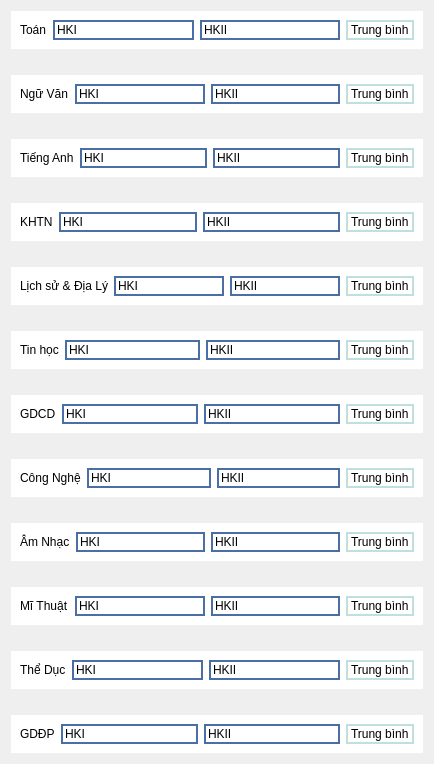
            <widget class="QWidget" name="subject_list_allyear" native="true">
             <property name="styleSheet">
              <string notr="true"/>
             </property>
             <layout class="QVBoxLayout" name="verticalLayout_17">
              <item>
               <widget class="QWidget" name="widget_64" native="true">
                <property name="styleSheet">
                 <string notr="true">background-color: rgb(255, 255, 255);</string>
                </property>
                <layout class="QHBoxLayout" name="horizontalLayout_56">
                 <item>
                  <widget class="QLabel" name="label_111">
                   <property name="text">
                    <string>Toán</string>
                   </property>
                  </widget>
                 </item>
                 <item>
                  <widget class="QLineEdit" name="lineEdit_292">
                   <property name="styleSheet">
                    <string notr="true">border: 2px solid #4A6FA5;</string>
                   </property>
                   <property name="text">
                    <string>HKI</string>
                   </property>
                  </widget>
                 </item>
                 <item>
                  <widget class="QLineEdit" name="lineEdit_293">
                   <property name="styleSheet">
                    <string notr="true">border: 2px solid #4A6FA5;</string>
                   </property>
                   <property name="text">
                    <string>HKII</string>
                   </property>
                  </widget>
                 </item>
                 <item>
                  <widget class="QLabel" name="label_112">
                   <property name="styleSheet">
                    <string notr="true">border: 2px solid #C0E0E0;</string>
                   </property>
                   <property name="text">
                    <string>Trung bình</string>
                   </property>
                  </widget>
                 </item>
                </layout>
               </widget>
              </item>
              <item>
               <spacer name="horizontalSpacer_75">
                <property name="orientation">
                 <enum>Qt::Horizontal</enum>
                </property>
                <property name="sizeHint" stdset="0">
                 <size>
                  <width>40</width>
                  <height>20</height>
                 </size>
                </property>
               </spacer>
              </item>
              <item>
               <widget class="QWidget" name="widget_65" native="true">
                <property name="styleSheet">
                 <string notr="true">background-color: rgb(255, 255, 255);</string>
                </property>
                <layout class="QHBoxLayout" name="horizontalLayout_57">
                 <item>
                  <widget class="QLabel" name="label_113">
                   <property name="text">
                    <string>Ngữ Văn</string>
                   </property>
                  </widget>
                 </item>
                 <item>
                  <widget class="QLineEdit" name="lineEdit_294">
                   <property name="styleSheet">
                    <string notr="true">border: 2px solid #4A6FA5;</string>
                   </property>
                   <property name="text">
                    <string>HKI</string>
                   </property>
                  </widget>
                 </item>
                 <item>
                  <widget class="QLineEdit" name="lineEdit_295">
                   <property name="styleSheet">
                    <string notr="true">border: 2px solid #4A6FA5;</string>
                   </property>
                   <property name="text">
                    <string>HKII</string>
                   </property>
                  </widget>
                 </item>
                 <item>
                  <widget class="QLabel" name="label_114">
                   <property name="styleSheet">
                    <string notr="true">border: 2px solid #C0E0E0;</string>
                   </property>
                   <property name="text">
                    <string>Trung bình</string>
                   </property>
                  </widget>
                 </item>
                </layout>
               </widget>
              </item>
              <item>
               <spacer name="horizontalSpacer_76">
                <property name="orientation">
                 <enum>Qt::Horizontal</enum>
                </property>
                <property name="sizeHint" stdset="0">
                 <size>
                  <width>40</width>
                  <height>20</height>
                 </size>
                </property>
               </spacer>
              </item>
              <item>
               <widget class="QWidget" name="widget_66" native="true">
                <property name="styleSheet">
                 <string notr="true">background-color: rgb(255, 255, 255);</string>
                </property>
                <layout class="QHBoxLayout" name="horizontalLayout_58">
                 <item>
                  <widget class="QLabel" name="label_115">
                   <property name="text">
                    <string>Tiếng Anh</string>
                   </property>
                  </widget>
                 </item>
                 <item>
                  <widget class="QLineEdit" name="lineEdit_296">
                   <property name="styleSheet">
                    <string notr="true">border: 2px solid #4A6FA5;</string>
                   </property>
                   <property name="text">
                    <string>HKI</string>
                   </property>
                  </widget>
                 </item>
                 <item>
                  <widget class="QLineEdit" name="lineEdit_297">
                   <property name="styleSheet">
                    <string notr="true">border: 2px solid #4A6FA5;</string>
                   </property>
                   <property name="text">
                    <string>HKII</string>
                   </property>
                  </widget>
                 </item>
                 <item>
                  <widget class="QLabel" name="label_116">
                   <property name="styleSheet">
                    <string notr="true">border: 2px solid #C0E0E0;</string>
                   </property>
                   <property name="text">
                    <string>Trung bình</string>
                   </property>
                  </widget>
                 </item>
                </layout>
               </widget>
              </item>
              <item>
               <spacer name="horizontalSpacer_77">
                <property name="orientation">
                 <enum>Qt::Horizontal</enum>
                </property>
                <property name="sizeHint" stdset="0">
                 <size>
                  <width>40</width>
                  <height>20</height>
                 </size>
                </property>
               </spacer>
              </item>
              <item>
               <widget class="QWidget" name="widget_67" native="true">
                <property name="styleSheet">
                 <string notr="true">background-color: rgb(255, 255, 255);</string>
                </property>
                <layout class="QHBoxLayout" name="horizontalLayout_59">
                 <item>
                  <widget class="QLabel" name="label_117">
                   <property name="text">
                    <string>KHTN</string>
                   </property>
                  </widget>
                 </item>
                 <item>
                  <widget class="QLineEdit" name="lineEdit_298">
                   <property name="styleSheet">
                    <string notr="true">border: 2px solid #4A6FA5;</string>
                   </property>
                   <property name="text">
                    <string>HKI</string>
                   </property>
                  </widget>
                 </item>
                 <item>
                  <widget class="QLineEdit" name="lineEdit_299">
                   <property name="styleSheet">
                    <string notr="true">border: 2px solid #4A6FA5;</string>
                   </property>
                   <property name="text">
                    <string>HKII</string>
                   </property>
                  </widget>
                 </item>
                 <item>
                  <widget class="QLabel" name="label_118">
                   <property name="styleSheet">
                    <string notr="true">border: 2px solid #C0E0E0;</string>
                   </property>
                   <property name="text">
                    <string>Trung bình</string>
                   </property>
                  </widget>
                 </item>
                </layout>
               </widget>
              </item>
              <item>
               <spacer name="horizontalSpacer_78">
                <property name="orientation">
                 <enum>Qt::Horizontal</enum>
                </property>
                <property name="sizeHint" stdset="0">
                 <size>
                  <width>40</width>
                  <height>20</height>
                 </size>
                </property>
               </spacer>
              </item>
              <item>
               <widget class="QWidget" name="widget_68" native="true">
                <property name="styleSheet">
                 <string notr="true">background-color: rgb(255, 255, 255);</string>
                </property>
                <layout class="QHBoxLayout" name="horizontalLayout_60">
                 <item>
                  <widget class="QLabel" name="label_119">
                   <property name="text">
                    <string>Lịch sử &amp; Địa Lý</string>
                   </property>
                  </widget>
                 </item>
                 <item>
                  <widget class="QLineEdit" name="lineEdit_300">
                   <property name="styleSheet">
                    <string notr="true">border: 2px solid #4A6FA5;</string>
                   </property>
                   <property name="text">
                    <string>HKI</string>
                   </property>
                  </widget>
                 </item>
                 <item>
                  <widget class="QLineEdit" name="lineEdit_301">
                   <property name="styleSheet">
                    <string notr="true">border: 2px solid #4A6FA5;</string>
                   </property>
                   <property name="text">
                    <string>HKII</string>
                   </property>
                  </widget>
                 </item>
                 <item>
                  <widget class="QLabel" name="label_120">
                   <property name="styleSheet">
                    <string notr="true">border: 2px solid #C0E0E0;</string>
                   </property>
                   <property name="text">
                    <string>Trung bình</string>
                   </property>
                  </widget>
                 </item>
                </layout>
               </widget>
              </item>
              <item>
               <spacer name="horizontalSpacer_79">
                <property name="orientation">
                 <enum>Qt::Horizontal</enum>
                </property>
                <property name="sizeHint" stdset="0">
                 <size>
                  <width>40</width>
                  <height>20</height>
                 </size>
                </property>
               </spacer>
              </item>
              <item>
               <widget class="QWidget" name="widget_69" native="true">
                <property name="styleSheet">
                 <string notr="true">background-color: rgb(255, 255, 255);</string>
                </property>
                <layout class="QHBoxLayout" name="horizontalLayout_61">
                 <item>
                  <widget class="QLabel" name="label_121">
                   <property name="text">
                    <string>Tin học</string>
                   </property>
                  </widget>
                 </item>
                 <item>
                  <widget class="QLineEdit" name="lineEdit_302">
                   <property name="styleSheet">
                    <string notr="true">border: 2px solid #4A6FA5;</string>
                   </property>
                   <property name="text">
                    <string>HKI</string>
                   </property>
                  </widget>
                 </item>
                 <item>
                  <widget class="QLineEdit" name="lineEdit_303">
                   <property name="styleSheet">
                    <string notr="true">border: 2px solid #4A6FA5;</string>
                   </property>
                   <property name="text">
                    <string>HKII</string>
                   </property>
                  </widget>
                 </item>
                 <item>
                  <widget class="QLabel" name="label_122">
                   <property name="styleSheet">
                    <string notr="true">border: 2px solid #C0E0E0;</string>
                   </property>
                   <property name="text">
                    <string>Trung bình</string>
                   </property>
                  </widget>
                 </item>
                </layout>
               </widget>
              </item>
              <item>
               <spacer name="horizontalSpacer_80">
                <property name="orientation">
                 <enum>Qt::Horizontal</enum>
                </property>
                <property name="sizeHint" stdset="0">
                 <size>
                  <width>40</width>
                  <height>20</height>
                 </size>
                </property>
               </spacer>
              </item>
              <item>
               <widget class="QWidget" name="widget_70" native="true">
                <property name="styleSheet">
                 <string notr="true">background-color: rgb(255, 255, 255);</string>
                </property>
                <layout class="QHBoxLayout" name="horizontalLayout_62">
                 <item>
                  <widget class="QLabel" name="label_123">
                   <property name="text">
                    <string>GDCD</string>
                   </property>
                  </widget>
                 </item>
                 <item>
                  <widget class="QLineEdit" name="lineEdit_304">
                   <property name="styleSheet">
                    <string notr="true">border: 2px solid #4A6FA5;</string>
                   </property>
                   <property name="text">
                    <string>HKI</string>
                   </property>
                  </widget>
                 </item>
                 <item>
                  <widget class="QLineEdit" name="lineEdit_305">
                   <property name="styleSheet">
                    <string notr="true">border: 2px solid #4A6FA5;</string>
                   </property>
                   <property name="text">
                    <string>HKII</string>
                   </property>
                  </widget>
                 </item>
                 <item>
                  <widget class="QLabel" name="label_124">
                   <property name="styleSheet">
                    <string notr="true">border: 2px solid #C0E0E0;</string>
                   </property>
                   <property name="text">
                    <string>Trung bình</string>
                   </property>
                  </widget>
                 </item>
                </layout>
               </widget>
              </item>
              <item>
               <spacer name="horizontalSpacer_81">
                <property name="orientation">
                 <enum>Qt::Horizontal</enum>
                </property>
                <property name="sizeHint" stdset="0">
                 <size>
                  <width>40</width>
                  <height>20</height>
                 </size>
                </property>
               </spacer>
              </item>
              <item>
               <widget class="QWidget" name="widget_71" native="true">
                <property name="styleSheet">
                 <string notr="true">background-color: rgb(255, 255, 255);</string>
                </property>
                <layout class="QHBoxLayout" name="horizontalLayout_63">
                 <item>
                  <widget class="QLabel" name="label_125">
                   <property name="text">
                    <string>Công Nghệ</string>
                   </property>
                  </widget>
                 </item>
                 <item>
                  <widget class="QLineEdit" name="lineEdit_306">
                   <property name="styleSheet">
                    <string notr="true">border: 2px solid #4A6FA5;</string>
                   </property>
                   <property name="text">
                    <string>HKI</string>
                   </property>
                  </widget>
                 </item>
                 <item>
                  <widget class="QLineEdit" name="lineEdit_307">
                   <property name="styleSheet">
                    <string notr="true">border: 2px solid #4A6FA5;</string>
                   </property>
                   <property name="text">
                    <string>HKII</string>
                   </property>
                  </widget>
                 </item>
                 <item>
                  <widget class="QLabel" name="label_126">
                   <property name="styleSheet">
                    <string notr="true">border: 2px solid #C0E0E0;</string>
                   </property>
                   <property name="text">
                    <string>Trung bình</string>
                   </property>
                  </widget>
                 </item>
                </layout>
               </widget>
              </item>
              <item>
               <spacer name="horizontalSpacer_82">
                <property name="orientation">
                 <enum>Qt::Horizontal</enum>
                </property>
                <property name="sizeHint" stdset="0">
                 <size>
                  <width>40</width>
                  <height>20</height>
                 </size>
                </property>
               </spacer>
              </item>
              <item>
               <widget class="QWidget" name="widget_72" native="true">
                <property name="styleSheet">
                 <string notr="true">background-color: rgb(255, 255, 255);</string>
                </property>
                <layout class="QHBoxLayout" name="horizontalLayout_64">
                 <item>
                  <widget class="QLabel" name="label_127">
                   <property name="text">
                    <string>Âm Nhạc</string>
                   </property>
                  </widget>
                 </item>
                 <item>
                  <widget class="QLineEdit" name="lineEdit_308">
                   <property name="styleSheet">
                    <string notr="true">border: 2px solid #4A6FA5;</string>
                   </property>
                   <property name="text">
                    <string>HKI</string>
                   </property>
                  </widget>
                 </item>
                 <item>
                  <widget class="QLineEdit" name="lineEdit_309">
                   <property name="styleSheet">
                    <string notr="true">border: 2px solid #4A6FA5;</string>
                   </property>
                   <property name="text">
                    <string>HKII</string>
                   </property>
                  </widget>
                 </item>
                 <item>
                  <widget class="QLabel" name="label_128">
                   <property name="styleSheet">
                    <string notr="true">border: 2px solid #C0E0E0;</string>
                   </property>
                   <property name="text">
                    <string>Trung bình</string>
                   </property>
                  </widget>
                 </item>
                </layout>
               </widget>
              </item>
              <item>
               <spacer name="horizontalSpacer_83">
                <property name="orientation">
                 <enum>Qt::Horizontal</enum>
                </property>
                <property name="sizeHint" stdset="0">
                 <size>
                  <width>40</width>
                  <height>20</height>
                 </size>
                </property>
               </spacer>
              </item>
              <item>
               <widget class="QWidget" name="widget_73" native="true">
                <property name="styleSheet">
                 <string notr="true">background-color: rgb(255, 255, 255);</string>
                </property>
                <layout class="QHBoxLayout" name="horizontalLayout_65">
                 <item>
                  <widget class="QLabel" name="label_129">
                   <property name="text">
                    <string>Mĩ Thuật</string>
                   </property>
                  </widget>
                 </item>
                 <item>
                  <widget class="QLineEdit" name="lineEdit_310">
                   <property name="styleSheet">
                    <string notr="true">border: 2px solid #4A6FA5;</string>
                   </property>
                   <property name="text">
                    <string>HKI</string>
                   </property>
                  </widget>
                 </item>
                 <item>
                  <widget class="QLineEdit" name="lineEdit_311">
                   <property name="styleSheet">
                    <string notr="true">border: 2px solid #4A6FA5;</string>
                   </property>
                   <property name="text">
                    <string>HKII</string>
                   </property>
                  </widget>
                 </item>
                 <item>
                  <widget class="QLabel" name="label_130">
                   <property name="styleSheet">
                    <string notr="true">border: 2px solid #C0E0E0;</string>
                   </property>
                   <property name="text">
                    <string>Trung bình</string>
                   </property>
                  </widget>
                 </item>
                </layout>
               </widget>
              </item>
              <item>
               <spacer name="horizontalSpacer_84">
                <property name="orientation">
                 <enum>Qt::Horizontal</enum>
                </property>
                <property name="sizeHint" stdset="0">
                 <size>
                  <width>40</width>
                  <height>20</height>
                 </size>
                </property>
               </spacer>
              </item>
              <item>
               <widget class="QWidget" name="widget_74" native="true">
                <property name="styleSheet">
                 <string notr="true">background-color: rgb(255, 255, 255);</string>
                </property>
                <layout class="QHBoxLayout" name="horizontalLayout_66">
                 <item>
                  <widget class="QLabel" name="label_131">
                   <property name="text">
                    <string>Thể Dục</string>
                   </property>
                  </widget>
                 </item>
                 <item>
                  <widget class="QLineEdit" name="lineEdit_312">
                   <property name="styleSheet">
                    <string notr="true">border: 2px solid #4A6FA5;</string>
                   </property>
                   <property name="text">
                    <string>HKI</string>
                   </property>
                  </widget>
                 </item>
                 <item>
                  <widget class="QLineEdit" name="lineEdit_313">
                   <property name="styleSheet">
                    <string notr="true">border: 2px solid #4A6FA5;</string>
                   </property>
                   <property name="text">
                    <string>HKII</string>
                   </property>
                  </widget>
                 </item>
                 <item>
                  <widget class="QLabel" name="label_132">
                   <property name="styleSheet">
                    <string notr="true">border: 2px solid #C0E0E0;</string>
                   </property>
                   <property name="text">
                    <string>Trung bình</string>
                   </property>
                  </widget>
                 </item>
                </layout>
               </widget>
              </item>
              <item>
               <spacer name="horizontalSpacer_85">
                <property name="orientation">
                 <enum>Qt::Horizontal</enum>
                </property>
                <property name="sizeHint" stdset="0">
                 <size>
                  <width>40</width>
                  <height>20</height>
                 </size>
                </property>
               </spacer>
              </item>
              <item>
               <widget class="QWidget" name="widget_75" native="true">
                <property name="styleSheet">
                 <string notr="true">background-color: rgb(255, 255, 255);</string>
                </property>
                <layout class="QHBoxLayout" name="horizontalLayout_67">
                 <item>
                  <widget class="QLabel" name="label_133">
                   <property name="text">
                    <string>GDĐP</string>
                   </property>
                  </widget>
                 </item>
                 <item>
                  <widget class="QLineEdit" name="lineEdit_314">
                   <property name="styleSheet">
                    <string notr="true">border: 2px solid #4A6FA5;</string>
                   </property>
                   <property name="text">
                    <string>HKI</string>
                   </property>
                  </widget>
                 </item>
                 <item>
                  <widget class="QLineEdit" name="lineEdit_315">
                   <property name="styleSheet">
                    <string notr="true">border: 2px solid #4A6FA5;</string>
                   </property>
                   <property name="text">
                    <string>HKII</string>
                   </property>
                  </widget>
                 </item>
                 <item>
                  <widget class="QLabel" name="label_134">
                   <property name="styleSheet">
                    <string notr="true">border: 2px solid #C0E0E0;</string>
                   </property>
                   <property name="text">
                    <string>Trung bình</string>
                   </property>
                  </widget>
                 </item>
                </layout>
               </widget>
              </item>
             </layout>
            </widget>
